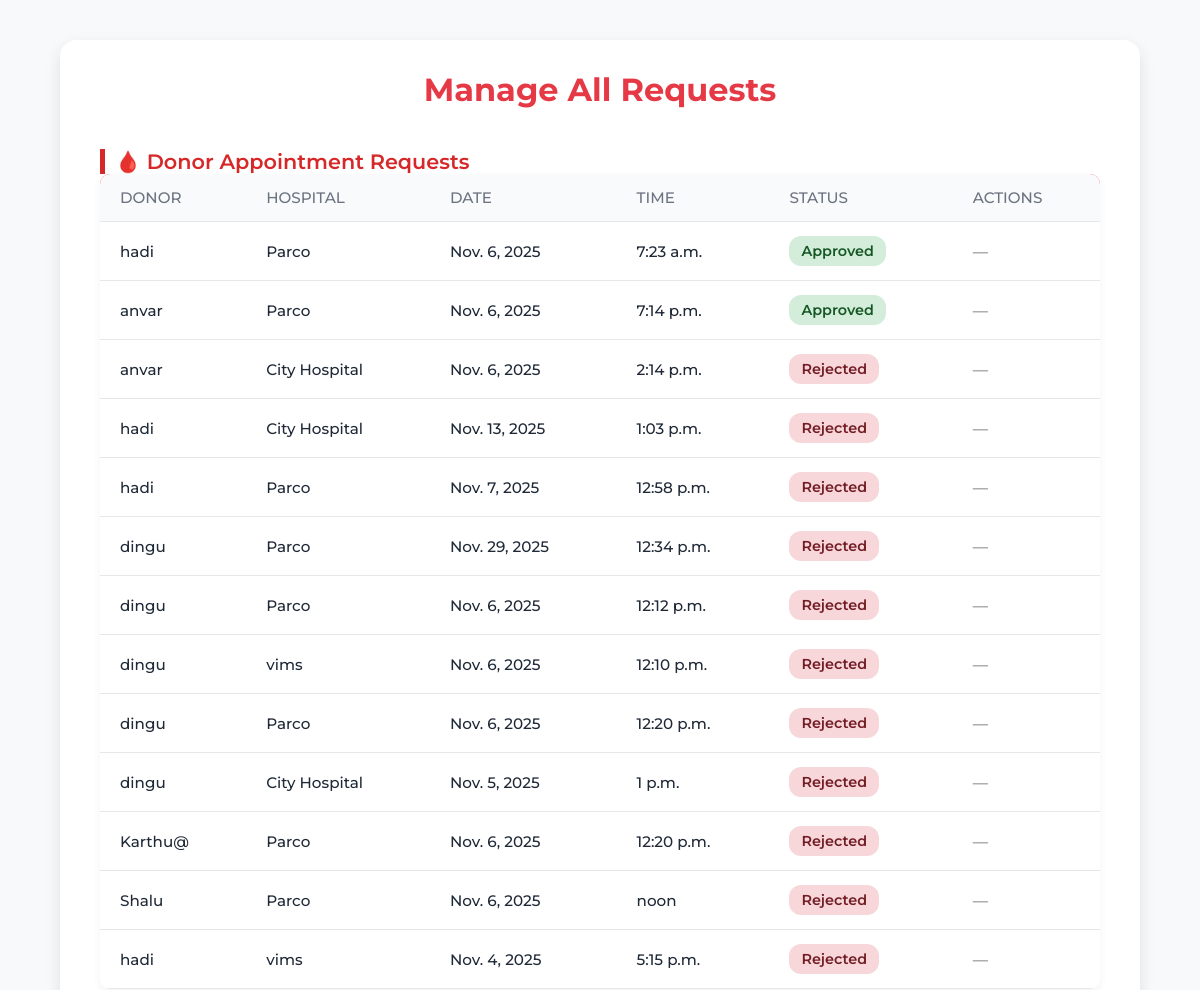
/manage_requests/ (signed in, upper part), run on an earlier commit of the app's database.
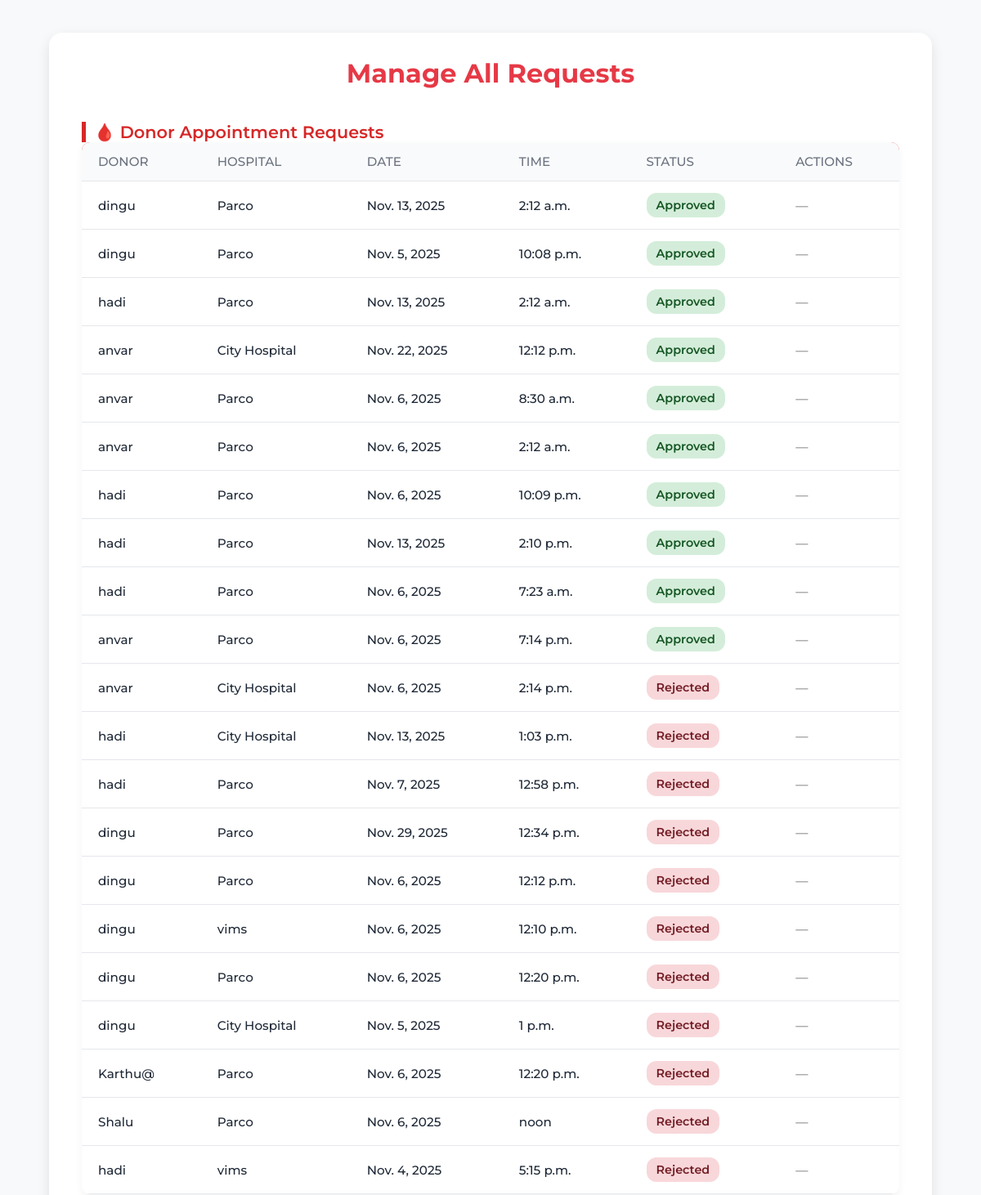
And on a later commit of the database.
### blood_bank_app/models.py (models this page shows, shortened)
class Appointment(models.Model):
    donor = models.ForeignKey(User, on_delete=models.CASCADE)
    hospital = models.ForeignKey(HospitalDetail, on_delete=models.CASCADE, null=True)
    appointment_date = models.DateField(null=True, validators=[validate_future_date])
    appointment_time = models.TimeField()
    notes = models.TextField(blank=True, null=True)
    STATUS_CHOICES = [
        ('Pending', 'Pending'),
        ('Date Sent', 'Date Sent'),
        ('Approved', 'Approved'),
        ('Rejected', 'Rejected'),
        ('Completed', 'Completed'),
        ('Recorded', 'Recorded'),
    ]
    status = models.CharField(max_length=20, choices=STATUS_CHOICES, default='Pending', null=True)
    donor_response = models.CharField(
        max_length=20,
        choices=[('Accepted', 'Accepted'), ('Reschedule', 'Reschedule'), ('No Response', 'No Response')],
        default='No Response', null=True
    )
    blood_units = models.IntegerField(default=0, null=True)  # Units donated by donor
    created_at = models.DateTimeField(auto_now_add=True,null=True)  # Add created_at field
    donation_date = models.DateField(null=True, blank=True,validators=[validate_future_date])  # Optional: Date when donation happens

class HospitalDetail(models.Model):
    user = models.OneToOneField(User, on_delete=models.CASCADE,null=True)
    hospital_name = models.CharField(max_length=200)
    address = models.TextField()
    phone_number = models.CharField(max_length=15)
    hospital_code = models.CharField(max_length=50)
    def __str__(self):
        return self.hospital_name

### blood_bank_app/views.py (the view)
# urls.py: path('manage_requests/', views.manage_requests, name='manage_requests'),
@login_required
def manage_requests(request):
    from .models import Appointment, BloodRequest, HospitalBloodRequest
    appointment_requests = Appointment.objects.all().order_by('-created_at')
    patient_requests = BloodRequest.objects.all().order_by('-created_at')
    hospital_requests = HospitalBloodRequest.objects.all().order_by('-required_date')
    return render(request, 'partials/manage_requests.html', {
        'appointment_requests': appointment_requests,
        'patient_requests': patient_requests,
        'hospital_requests': hospital_requests,
    })

### blood_bank_app/templates/partials/manage_requests.html (shortened to what this page needs)
{% extends 'master.html' %}
{% load static %}
{% block content %}
<div class="manage-requests-container">
  <h2 class="page-title">Manage All Requests</h2>
  <div class="request-section">
    <h4 class="section-title">🩸 Donor Appointment Requests</h4>
    <table class="table table-hover align-middle text-center custom-table">
      <thead>
        <tr>
          <th>Donor</th>
          <th>Hospital</th>
          <th>Date</th>
          <th>Time</th>
          <th>Status</th>
          <th>Actions</th>
        </tr>
      </thead>
      <tbody>
        {% for appointment in appointment_requests %}
        <tr>
          <td>{{ appointment.donor.username }}</td>
          <td>{{ appointment.hospital.hospital_name }}</td>
          <td>{{ appointment.appointment_date }}</td>
          <td>{{ appointment.appointment_time }}</td>
          <td>
            {% if appointment.status == 'Approved' %}
              <span class="status-badge accepted">Approved</span>
            {% elif appointment.status == 'Pending' %}
              <span class="status-badge pending">Pending</span>
            {% elif appointment.status == 'Date Sent' %}
              <span class="status-badge info" style="background-color: #cce5ff; color: #004085;">
                Date Sent
              </span>
            {% elif appointment.status == 'Completed' %}
              <span class="status-badge accepted" style="background-color: #b3e6b3; color: #155724;">
                Completed
              </span>
            {% else %}
              <span class="status-badge rejected">Rejected</span>
            {% endif %}
          </td>
          <td>
            {% if appointment.status == 'Pending' %}
              <a href="{% url 'assign_donation_date' appointment.id %}" class="btn-action accept">Send Donation Date</a>
              <form action="{% url 'update_appointment_status' appointment.id 'Rejected' %}" method="post" style="display:inline;">
                {% csrf_token %}
                <button type="submit" class="btn-action reject">Reject</button>
              </form>
            {% else %}
              <span class="text-muted">—</span>
            {% endif %}
          </td>
        </tr>
        {% empty %}
        <tr><td colspan="6" class="text-muted">No donor appointment requests found</td></tr>
        {% endfor %}
      </tbody>
    </table>
  </div>
</div>
{% endblock %}

What changed in the data, as far as the page shows it:
added Appointment: donor.username "dingu", hospital.hospital_name "Parco", appointment_date "Nov. 13, 2025", appointment_time "2:12 a.m.", status "Approved"
added Appointment: donor.username "dingu", hospital.hospital_name "Parco", appointment_date "Nov. 5, 2025", appointment_time "10:08 p.m.", status "Approved"
added Appointment: donor.username "hadi", hospital.hospital_name "Parco", appointment_date "Nov. 13, 2025", appointment_time "2:12 a.m.", status "Approved"
added Appointment: donor.username "anvar", hospital.hospital_name "City Hospital", appointment_date "Nov. 22, 2025", appointment_time "12:12 p.m.", status "Approved"
added Appointment: donor.username "anvar", hospital.hospital_name "Parco", appointment_date "Nov. 6, 2025", appointment_time "8:30 a.m.", status "Approved"
added Appointment: donor.username "anvar", hospital.hospital_name "Parco", appointment_date "Nov. 6, 2025", appointment_time "2:12 a.m.", status "Approved"
added Appointment: donor.username "hadi", hospital.hospital_name "Parco", appointment_date "Nov. 6, 2025", appointment_time "10:09 p.m.", status "Approved"
added Appointment: donor.username "hadi", hospital.hospital_name "Parco", appointment_date "Nov. 13, 2025", appointment_time "2:10 p.m.", status "Approved"
